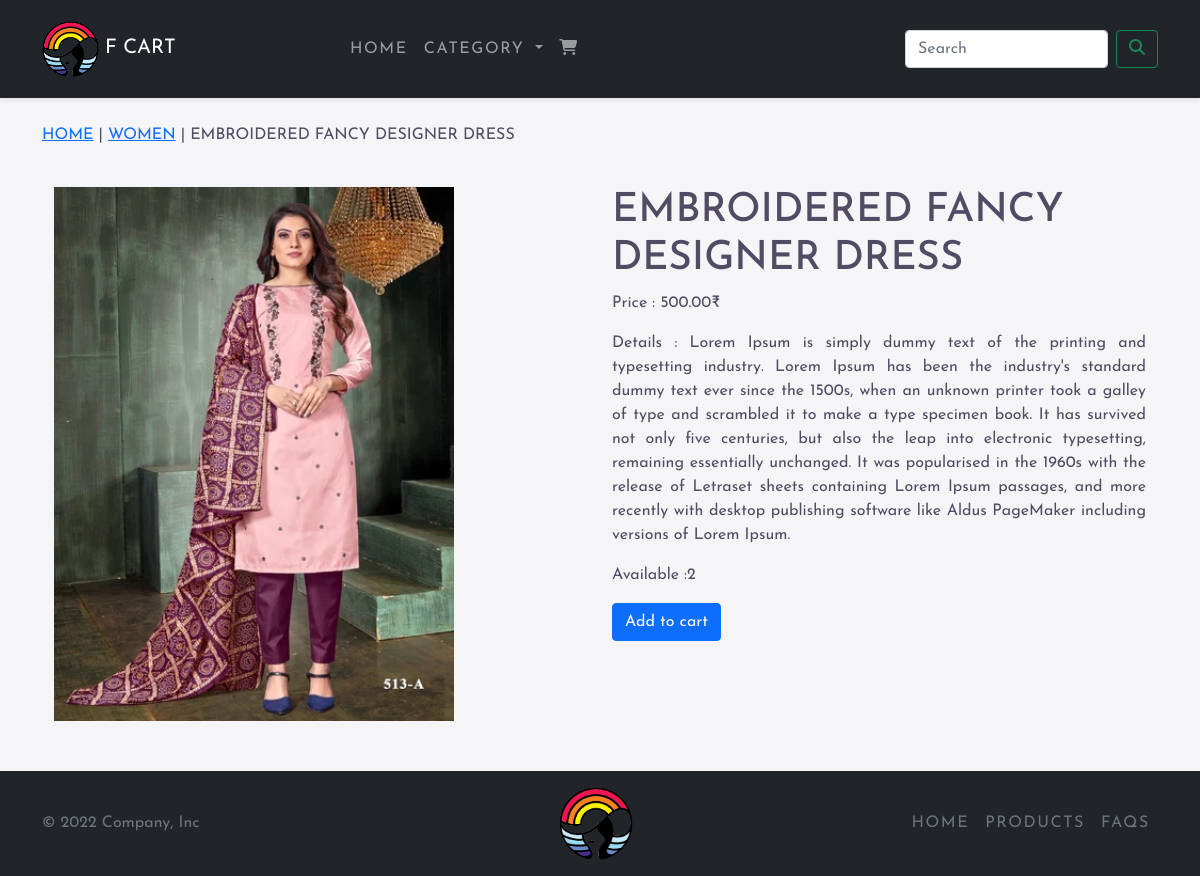
The page /cartapp/women/embroidered-fancy-designer-dress-machine-wash-ethnic-wear on the database its author committed.
### cartapp/models.py (models this page shows, shortened)
class Products(models.Model):
    name = models.CharField(max_length=250, unique=True)
    slug = models.SlugField(max_length=250, unique=True)
    des = models.TextField(blank=True)
    price = models.DecimalField(max_digits=10, decimal_places=2)
    category = models.ForeignKey(Category, on_delete=models.CASCADE)
    img = models.ImageField(upload_to='product', blank=True)
    stock = models.IntegerField()
    available = models.BooleanField(default=True)
    created = models.DateField(auto_now_add=True)
    updated = models.DateField(auto_now=True)
    class Meta:
        ordering = ('name',)
        verbose_name = 'product'
        verbose_name_plural = 'products'

class Category(models.Model):
    name = models.CharField(max_length=250, unique=True)
    slug = models.SlugField(max_length=250, unique=True)
    des = models.TextField(blank=True)
    img = models.ImageField(upload_to='category', blank=True)
    class Meta:
        ordering = ('name',)
        verbose_name = 'category'
        verbose_name_plural = 'categories'
    def get_url(self):
        return reverse('cartapp:Products_By_Category', args=[self.slug])
    def __str__(self):
        return '{}'.format(self.name)

### cartapp/views.py (the view)
# urls.py: path('<slug:c_slug>/<slug:product_slug>', views.proDetail, name='Product_Category_Detail'),
def proDetail(request, c_slug, product_slug):
    try:
        product=Products.objects.get(category__slug=c_slug, slug=product_slug)
    except Exception as e:
        raise e
    return render(request, 'product.html',{'product': product})

### bag/context_processors.py (called while the page is built)
def counter(request):
    item_count= 0
    if 'admin' in request.path:
        return {}
    else:
        try:
            cart = Bag.objects.filter(bag_id=_bag_id(request))
            cart_items = CartItem.objects.all().filter(bag=cart[:1])
            for cart_item in cart_items:
                item_count += cart_item.quantity
        except Bag .DoesNotExist:
            item_count = 0
    return dict(item_count=item_count)

### bag/views.py (called while the page is built)
def _bag_id(request):
    bag = request.session.session_key
    if not bag:
        bag = request.session.create()
    return bag

### cartapp/context_processors.py (called while the page is built)
def menu_links(request):
    links = Category.objects.all()
    return dict(links=links)

### templates/product.html (shortened to what this page needs)
{% extends 'base.html' %}
{% load static %}
{% block content %}
    <div class="first1">
        <p><a href="{% url 'cartapp:allProdCat' %}">Home</a> | <a href="{{ product.category.get_url}}">{{product.category}}</a> | <a>{{product.name}}</a></p>
    </div>
    <br>
    <div class="container">
        <div class="row">
            <div class="col-12 col-sm-12 col-md-12 col-lg-6">
                <div>
                    <img src="{{product.img.url}}" alt="{{product.name}}" class="product_img2">
                </div>
            </div>
            <div class="col-12 col-sm-12 col-md-12 col-lg-6">
                <div class="first">
                    <h1>{{product.name}}</h1>
                    <p>Price : {{product.price}}<span>&#8377;</span></p>
                    <p>Details : {{product.des}}</p>
                    {% if product.stock <= 0 %}
                    <p><b>Out of Stock</b></p>
                    {% else %}
                    <p>Available :{{product.stock}}</p>
                    <a href="{% url 'bag:add_bag' product.id %}" class="btn btn-primary">Add to cart</a>
                    {% endif %}
                </div>
            </div>
        </div>
    </div>
{% endblock %}

### static/css/style.css (style rules this page uses)
body { background: #f5f5f7; color: #514B64; text-color: #fff; min-height: 100vh; font-family: 'Josefin Sans', sans-serif; }
.first { padding-top:auto; padding-bottom:35px; }
.first h1, h4 { text-transform: uppercase; }
.first p { text-align:justify; }
.first1 { text-transform: uppercase; margin-top:25px; padding-bottom:auto; }
.product_img2 { width:400px; margin-top: auto; margin-bottom: 50px; }

### rows shown on the page
Products: category "WOMEN", name "EMBROIDERED FANCY DESIGNER DRESS", img (picture), price "500.00", des "Lorem Ipsum is simply dummy text of the printing and typesetting industry. Lorem Ipsum has been the industry's standard dummy text ever since the 1500s, when an unknown printer took a galley of type and scrambled it to make a type specimen book. It has survived not only five centuries, but also the leap into electronic typesetting, remaining essentially unchanged. It was popularised in the 1960s with the release of Letraset sheets containing Lorem Ipsum passages, and more recently with desktop publishing software like Aldus PageMaker including versions of Lorem Ipsum.", stock "2"
